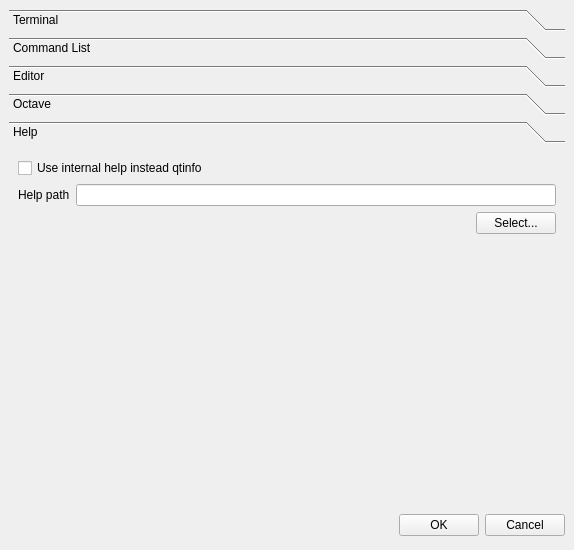
<?xml version="1.0" encoding="UTF-8"?>
<ui version="4.0">
 <class>GeneralMenu</class>
 <widget class="QDialog" name="GeneralMenu">
  <property name="geometry">
   <rect>
    <x>0</x>
    <y>0</y>
    <width>574</width>
    <height>550</height>
   </rect>
  </property>
  <property name="windowTitle">
   <string>General Menu</string>
  </property>
  <property name="windowIcon">
   <iconset>
    <normaloff/>
   </iconset>
  </property>
  <layout class="QVBoxLayout">
   <property name="spacing">
    <number>0</number>
   </property>
   <property name="margin">
    <number>9</number>
   </property>
   <item>
    <widget class="QToolBox" name="toolBox">
     <property name="currentIndex">
      <number>4</number>
     </property>
     <widget class="QWidget" name="terminal_page">
      <property name="geometry">
       <rect>
        <x>0</x>
        <y>0</y>
        <width>710</width>
        <height>168</height>
       </rect>
      </property>
      <attribute name="label">
       <string>Terminal</string>
      </attribute>
      <layout class="QVBoxLayout">
       <property name="spacing">
        <number>6</number>
       </property>
       <property name="margin">
        <number>9</number>
       </property>
       <item>
        <layout class="QHBoxLayout">
         <property name="spacing">
          <number>6</number>
         </property>
         <property name="margin">
          <number>0</number>
         </property>
         <item>
          <widget class="QLabel" name="font_text_label">
           <property name="sizePolicy">
            <sizepolicy hsizetype="Fixed" vsizetype="Fixed">
             <horstretch>0</horstretch>
             <verstretch>0</verstretch>
            </sizepolicy>
           </property>
           <property name="text">
            <string>Font:</string>
           </property>
          </widget>
         </item>
         <item>
          <widget class="QLabel" name="font_label">
           <property name="sizePolicy">
            <sizepolicy hsizetype="Fixed" vsizetype="Fixed">
             <horstretch>0</horstretch>
             <verstretch>0</verstretch>
            </sizepolicy>
           </property>
           <property name="text">
            <string>TextLabel</string>
           </property>
          </widget>
         </item>
         <item>
          <widget class="QPushButton" name="font_button">
           <property name="text">
            <string>Select Font</string>
           </property>
          </widget>
         </item>
        </layout>
       </item>
       <item>
        <layout class="QHBoxLayout">
         <property name="spacing">
          <number>6</number>
         </property>
         <property name="margin">
          <number>0</number>
         </property>
         <item>
          <widget class="QLabel" name="color_text_label">
           <property name="text">
            <string>Color:</string>
           </property>
          </widget>
         </item>
         <item>
          <widget class="QPushButton" name="color_label">
           <property name="sizePolicy">
            <sizepolicy hsizetype="Fixed" vsizetype="Fixed">
             <horstretch>0</horstretch>
             <verstretch>0</verstretch>
            </sizepolicy>
           </property>
           <property name="text">
            <string>QtOctave Terminal example</string>
           </property>
          </widget>
         </item>
         <item>
          <widget class="QPushButton" name="error_example_label">
           <property name="text">
            <string>Error example</string>
           </property>
          </widget>
         </item>
         <item>
          <widget class="QPushButton" name="error_button">
           <property name="text">
            <string>Error</string>
           </property>
          </widget>
         </item>
         <item>
          <widget class="QPushButton" name="background_button">
           <property name="text">
            <string>Background</string>
           </property>
          </widget>
         </item>
         <item>
          <widget class="QPushButton" name="foreground_button">
           <property name="text">
            <string>Foreground</string>
           </property>
          </widget>
         </item>
        </layout>
       </item>
       <item>
        <layout class="QHBoxLayout">
         <property name="spacing">
          <number>6</number>
         </property>
         <property name="margin">
          <number>0</number>
         </property>
         <item>
          <widget class="QLabel" name="max_line_label">
           <property name="text">
            <string>Maximum number of lines in terminal:</string>
           </property>
          </widget>
         </item>
         <item>
          <widget class="QLineEdit" name="max_line_num_lineEdit"/>
         </item>
        </layout>
       </item>
       <item>
        <layout class="QHBoxLayout">
         <property name="spacing">
          <number>6</number>
         </property>
         <property name="margin">
          <number>0</number>
         </property>
         <item>
          <widget class="QLabel" name="max_col_label">
           <property name="text">
            <string>Max number of columns in terminal:</string>
           </property>
          </widget>
         </item>
         <item>
          <widget class="QLineEdit" name="max_col_in_terminal_lineEdit"/>
         </item>
        </layout>
       </item>
       <item>
        <widget class="QCheckBox" name="show_ide_commands_checkBox">
         <property name="text">
          <string>Show QtOctave IDE commands</string>
         </property>
        </widget>
       </item>
       <item>
        <spacer>
         <property name="orientation">
          <enum>Qt::Vertical</enum>
         </property>
         <property name="sizeHint" stdset="0">
          <size>
           <width>692</width>
           <height>77</height>
          </size>
         </property>
        </spacer>
       </item>
      </layout>
     </widget>
     <widget class="QWidget" name="command_list_page">
      <property name="geometry">
       <rect>
        <x>0</x>
        <y>0</y>
        <width>206</width>
        <height>46</height>
       </rect>
      </property>
      <attribute name="label">
       <string>Command List</string>
      </attribute>
      <layout class="QVBoxLayout" name="verticalLayout">
       <item>
        <layout class="QHBoxLayout" name="horizontalLayout">
         <item>
          <widget class="QLabel" name="label_2">
           <property name="text">
            <string>Max. number of commands</string>
           </property>
          </widget>
         </item>
         <item>
          <widget class="QLineEdit" name="lines_in_HPPPPistory_lineEdit"/>
         </item>
        </layout>
       </item>
       <item>
        <spacer name="verticalSpacer">
         <property name="orientation">
          <enum>Qt::Vertical</enum>
         </property>
         <property name="sizeHint" stdset="0">
          <size>
           <width>20</width>
           <height>355</height>
          </size>
         </property>
        </spacer>
       </item>
      </layout>
     </widget>
     <widget class="QWidget" name="editor_page">
      <property name="geometry">
       <rect>
        <x>0</x>
        <y>0</y>
        <width>315</width>
        <height>488</height>
       </rect>
      </property>
      <attribute name="label">
       <string>Editor</string>
      </attribute>
      <layout class="QVBoxLayout">
       <property name="spacing">
        <number>6</number>
       </property>
       <property name="margin">
        <number>9</number>
       </property>
       <item>
        <widget class="QCheckBox" name="use_external_editor">
         <property name="text">
          <string>Use external editor</string>
         </property>
        </widget>
       </item>
       <item>
        <layout class="QHBoxLayout">
         <property name="spacing">
          <number>6</number>
         </property>
         <property name="margin">
          <number>0</number>
         </property>
         <item>
          <widget class="QLabel" name="editor_label">
           <property name="text">
            <string>External editor</string>
           </property>
          </widget>
         </item>
         <item>
          <widget class="QLineEdit" name="editor_lineEdit"/>
         </item>
        </layout>
       </item>
       <item>
        <layout class="QHBoxLayout">
         <property name="spacing">
          <number>6</number>
         </property>
         <property name="margin">
          <number>0</number>
         </property>
         <item>
          <spacer>
           <property name="orientation">
            <enum>Qt::Horizontal</enum>
           </property>
           <property name="sizeHint" stdset="0">
            <size>
             <width>40</width>
             <height>20</height>
            </size>
           </property>
          </spacer>
         </item>
         <item>
          <widget class="QPushButton" name="editor_select_button">
           <property name="text">
            <string>Select...</string>
           </property>
          </widget>
         </item>
        </layout>
       </item>
       <item>
        <widget class="QGroupBox" name="groupBox">
         <property name="title">
          <string>Internal Editor</string>
         </property>
         <layout class="QVBoxLayout">
          <item>
           <widget class="QGroupBox" name="groupBox_3">
            <property name="title">
             <string>Font</string>
            </property>
            <layout class="QVBoxLayout">
             <item>
              <widget class="QLabel" name="textEditFont_label">
               <property name="text">
                <string>Font:</string>
               </property>
              </widget>
             </item>
             <item>
              <layout class="QHBoxLayout">
               <item>
                <spacer>
                 <property name="orientation">
                  <enum>Qt::Horizontal</enum>
                 </property>
                 <property name="sizeHint" stdset="0">
                  <size>
                   <width>40</width>
                   <height>20</height>
                  </size>
                 </property>
                </spacer>
               </item>
               <item>
                <widget class="QPushButton" name="textEditFont_pushButton">
                 <property name="text">
                  <string>Select Font</string>
                 </property>
                </widget>
               </item>
              </layout>
             </item>
            </layout>
           </widget>
          </item>
          <item>
           <widget class="QGroupBox" name="aautoindent_groupBox">
            <property name="title">
             <string>Automatic indention</string>
            </property>
            <layout class="QVBoxLayout">
             <item>
              <widget class="QRadioButton" name="no_autoindent_radioButton">
               <property name="text">
                <string>No indention</string>
               </property>
              </widget>
             </item>
             <item>
              <widget class="QRadioButton" name="autoindent_radioButton">
               <property name="text">
                <string>Automatic indention</string>
               </property>
               <property name="checked">
                <bool>true</bool>
               </property>
              </widget>
             </item>
             <item>
              <widget class="QRadioButton" name="autoindent_statements_radioButton">
               <property name="toolTip">
                <string>&lt;html&gt;&lt;head&gt;&lt;meta name=&quot;qrichtext&quot; content=&quot;1&quot; /&gt;&lt;style type=&quot;text/css&quot;&gt;
p, li { white-space: pre-wrap; }
&lt;/style&gt;&lt;/head&gt;&lt;body style=&quot; font-family:'Sans Serif'; font-size:10pt; font-weight:400; font-style:normal;&quot;&gt;
&lt;p style=&quot; margin-top:0px; margin-bottom:0px; margin-left:0px; margin-right:0px; -qt-block-indent:0; text-indent:0px;&quot;&gt;Automatic indention for while, if, for, switch, do and try statements.&lt;/p&gt;&lt;/body&gt;&lt;/html&gt;</string>
               </property>
               <property name="text">
                <string>Automatic indention for statements</string>
               </property>
              </widget>
             </item>
            </layout>
           </widget>
          </item>
          <item>
           <widget class="QGroupBox" name="groupBox_2">
            <property name="title">
             <string>Other features</string>
            </property>
            <layout class="QVBoxLayout">
             <item>
              <widget class="QCheckBox" name="syntaxHighlighting_checkBox">
               <property name="text">
                <string>Syntax highlighting</string>
               </property>
               <property name="checked">
                <bool>true</bool>
               </property>
              </widget>
             </item>
             <item>
              <widget class="QCheckBox" name="bracketsMatch_checkBox">
               <property name="toolTip">
                <string>&lt;html&gt;&lt;head&gt;&lt;meta name=&quot;qrichtext&quot; content=&quot;1&quot; /&gt;&lt;style type=&quot;text/css&quot;&gt;
p, li { white-space: pre-wrap; }
&lt;/style&gt;&lt;/head&gt;&lt;body style=&quot; font-family:'Sans Serif'; font-size:10pt; font-weight:400; font-style:normal;&quot;&gt;
&lt;p style=&quot; margin-top:0px; margin-bottom:0px; margin-left:0px; margin-right:0px; -qt-block-indent:0; text-indent:0px;&quot;&gt;Brackets pair are iluminated when cursor is over one of them.&lt;/p&gt;&lt;/body&gt;&lt;/html&gt;</string>
               </property>
               <property name="text">
                <string>Brackets match</string>
               </property>
               <property name="checked">
                <bool>true</bool>
               </property>
              </widget>
             </item>
             <item>
              <widget class="QCheckBox" name="autoCompletion_checkBox">
               <property name="toolTip">
                <string>&lt;html&gt;&lt;head&gt;&lt;meta name=&quot;qrichtext&quot; content=&quot;1&quot; /&gt;&lt;style type=&quot;text/css&quot;&gt;
p, li { white-space: pre-wrap; }
&lt;/style&gt;&lt;/head&gt;&lt;body style=&quot; font-family:'Sans Serif'; font-size:10pt; font-weight:400; font-style:normal;&quot;&gt;
&lt;p style=&quot; margin-top:0px; margin-bottom:0px; margin-left:0px; margin-right:0px; -qt-block-indent:0; text-indent:0px;&quot;&gt;When the user starts typing a word, it suggests possible ways of completing the word.&lt;/p&gt;&lt;/body&gt;&lt;/html&gt;</string>
               </property>
               <property name="text">
                <string>Auto-completion</string>
               </property>
               <property name="checked">
                <bool>true</bool>
               </property>
              </widget>
             </item>
             <item>
              <widget class="QCheckBox" name="simple_rcs_checkBox">
               <property name="text">
                <string>Simple RCS (Revision Control System)</string>
               </property>
               <property name="checked">
                <bool>true</bool>
               </property>
               <property name="tristate">
                <bool>false</bool>
               </property>
              </widget>
             </item>
            </layout>
           </widget>
          </item>
         </layout>
        </widget>
       </item>
       <item>
        <spacer>
         <property name="orientation">
          <enum>Qt::Vertical</enum>
         </property>
         <property name="sizeHint" stdset="0">
          <size>
           <width>20</width>
           <height>40</height>
          </size>
         </property>
        </spacer>
       </item>
      </layout>
     </widget>
     <widget class="QWidget" name="octave">
      <property name="geometry">
       <rect>
        <x>0</x>
        <y>0</y>
        <width>556</width>
        <height>349</height>
       </rect>
      </property>
      <attribute name="label">
       <string>Octave</string>
      </attribute>
      <layout class="QVBoxLayout">
       <property name="spacing">
        <number>6</number>
       </property>
       <property name="margin">
        <number>9</number>
       </property>
       <item>
        <layout class="QHBoxLayout">
         <item>
          <widget class="QLabel" name="octave_path_label">
           <property name="text">
            <string>Octave Path</string>
           </property>
          </widget>
         </item>
         <item>
          <widget class="QLineEdit" name="octave_path_lineEdit"/>
         </item>
         <item>
          <widget class="QPushButton" name="octave_path_pushButton">
           <property name="text">
            <string>Select...</string>
           </property>
          </widget>
         </item>
        </layout>
       </item>
       <item>
        <layout class="QHBoxLayout">
         <property name="spacing">
          <number>6</number>
         </property>
         <property name="margin">
          <number>0</number>
         </property>
         <item>
          <layout class="QHBoxLayout">
           <property name="spacing">
            <number>6</number>
           </property>
           <property name="margin">
            <number>9</number>
           </property>
           <item>
            <widget class="QLabel" name="octaveArgs_lbl">
             <property name="text">
              <string>Octave arguments</string>
             </property>
            </widget>
           </item>
           <item>
            <widget class="QLineEdit" name="octaveArgs_lineEdit"/>
           </item>
          </layout>
         </item>
        </layout>
       </item>
       <item>
        <layout class="QVBoxLayout">
         <property name="spacing">
          <number>6</number>
         </property>
         <property name="margin">
          <number>9</number>
         </property>
         <item>
          <widget class="QLabel" name="octaveDir_label">
           <property name="text">
            <string>Folders:</string>
           </property>
          </widget>
         </item>
         <item>
          <widget class="QListWidget" name="octaveDir_list"/>
         </item>
         <item>
          <layout class="QHBoxLayout">
           <property name="spacing">
            <number>6</number>
           </property>
           <property name="margin">
            <number>0</number>
           </property>
           <item>
            <widget class="QPushButton" name="octaveDirAdd_button">
             <property name="text">
              <string>Add</string>
             </property>
            </widget>
           </item>
           <item>
            <widget class="QPushButton" name="octaveDirRem_button">
             <property name="text">
              <string>Delete</string>
             </property>
            </widget>
           </item>
          </layout>
         </item>
        </layout>
       </item>
       <item>
        <widget class="QGroupBox" name="groupBox_4">
         <property name="title">
          <string>Easy Plot</string>
         </property>
         <layout class="QGridLayout">
          <item row="0" column="0">
           <widget class="QCheckBox" name="easy_plot_checkBox">
            <property name="text">
             <string>Use Easy Plot</string>
            </property>
           </widget>
          </item>
          <item row="1" column="0">
           <widget class="QLabel" name="label">
            <property name="text">
             <string>Easy Plot Path:</string>
            </property>
           </widget>
          </item>
          <item row="1" column="1">
           <widget class="QLineEdit" name="easy_plot_path_lineEdit"/>
          </item>
          <item row="1" column="2">
           <widget class="QPushButton" name="easy_plot_path_pushButton">
            <property name="text">
             <string>Select...</string>
            </property>
           </widget>
          </item>
         </layout>
        </widget>
       </item>
      </layout>
     </widget>
     <widget class="QWidget" name="help_page">
      <property name="geometry">
       <rect>
        <x>0</x>
        <y>0</y>
        <width>556</width>
        <height>349</height>
       </rect>
      </property>
      <attribute name="label">
       <string>Help</string>
      </attribute>
      <layout class="QVBoxLayout">
       <property name="spacing">
        <number>6</number>
       </property>
       <property name="margin">
        <number>9</number>
       </property>
       <item>
        <widget class="QCheckBox" name="qtinfo_ok_checkBox">
         <property name="text">
          <string>Use internal help instead qtinfo</string>
         </property>
        </widget>
       </item>
       <item>
        <layout class="QHBoxLayout">
         <property name="spacing">
          <number>6</number>
         </property>
         <property name="margin">
          <number>0</number>
         </property>
         <item>
          <widget class="QLabel" name="help_path_label">
           <property name="text">
            <string>Help path</string>
           </property>
          </widget>
         </item>
         <item>
          <widget class="QLineEdit" name="help_path_lineEdit"/>
         </item>
        </layout>
       </item>
       <item>
        <layout class="QHBoxLayout">
         <property name="spacing">
          <number>6</number>
         </property>
         <property name="margin">
          <number>0</number>
         </property>
         <item>
          <spacer>
           <property name="orientation">
            <enum>Qt::Horizontal</enum>
           </property>
           <property name="sizeHint" stdset="0">
            <size>
             <width>40</width>
             <height>20</height>
            </size>
           </property>
          </spacer>
         </item>
         <item>
          <widget class="QPushButton" name="help_path_select_pushButton">
           <property name="text">
            <string>Select...</string>
           </property>
          </widget>
         </item>
        </layout>
       </item>
       <item>
        <spacer>
         <property name="orientation">
          <enum>Qt::Vertical</enum>
         </property>
         <property name="sizeHint" stdset="0">
          <size>
           <width>20</width>
           <height>40</height>
          </size>
         </property>
        </spacer>
       </item>
      </layout>
     </widget>
    </widget>
   </item>
   <item>
    <layout class="QHBoxLayout">
     <property name="spacing">
      <number>6</number>
     </property>
     <property name="margin">
      <number>0</number>
     </property>
     <item>
      <spacer>
       <property name="orientation">
        <enum>Qt::Horizontal</enum>
       </property>
       <property name="sizeHint" stdset="0">
        <size>
         <width>131</width>
         <height>31</height>
        </size>
       </property>
      </spacer>
     </item>
     <item>
      <widget class="QPushButton" name="okButton">
       <property name="text">
        <string>OK</string>
       </property>
      </widget>
     </item>
     <item>
      <widget class="QPushButton" name="cancelButton">
       <property name="text">
        <string>Cancel</string>
       </property>
      </widget>
     </item>
    </layout>
   </item>
  </layout>
 </widget>
 <resources/>
 <connections>
  <connection>
   <sender>okButton</sender>
   <signal>clicked()</signal>
   <receiver>GeneralMenu</receiver>
   <slot>accept()</slot>
   <hints>
    <hint type="sourcelabel">
     <x>278</x>
     <y>253</y>
    </hint>
    <hint type="destinationlabel">
     <x>96</x>
     <y>254</y>
    </hint>
   </hints>
  </connection>
  <connection>
   <sender>cancelButton</sender>
   <signal>clicked()</signal>
   <receiver>GeneralMenu</receiver>
   <slot>reject()</slot>
   <hints>
    <hint type="sourcelabel">
     <x>369</x>
     <y>253</y>
    </hint>
    <hint type="destinationlabel">
     <x>179</x>
     <y>282</y>
    </hint>
   </hints>
  </connection>
 </connections>
</ui>
